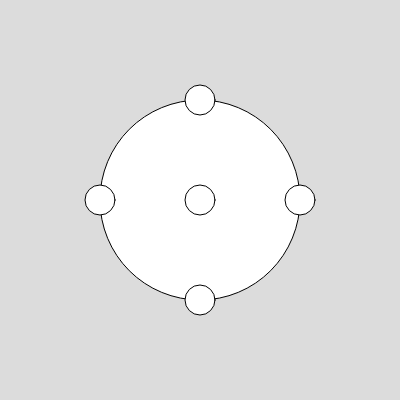
Frame 1 (no input)
Frame 60 (no input): identical to frame 1, image omitted
Frame 120 (the mouse pressed at the canvas centre since frame 60): identical to frame 1, image omitted

The p5.js sketch that drew this single still picture (run headless with seeded random() and noise() and a simulated clock; from frame 60 on, the mouse is pressed at the canvas centre):

// p5.js sketch
// ── sketch.js
// Circle Borders Investigation
// Jienan Chen
// May 22, 2019
//
// Extra for Experts:
// - describe what you did to take this project "above and beyond"


function setup() {
  createCanvas(400, 400);
}

function draw() {
  background(220);
  ellipseMode(CENTER);
  ellipse(width/2, height/2, 200, 200);
  
  //center
  ellipse(width/2, height/2, 30, 30);
  
  //left
  ellipse(width/2 -100, height/2, 30, 30)
  
  //right
  ellipse(width/2 + 100 , height/2, 30, 30)
  
  //up
  ellipse(width/2, height/2 - 100, 30, 30);
  
  //down
  ellipse(width/2, height/2 + 100, 30, 30);
}
